Frame 1 (no input): blank canvas, image omitted
Frame 60 (no input): blank canvas, image omitted
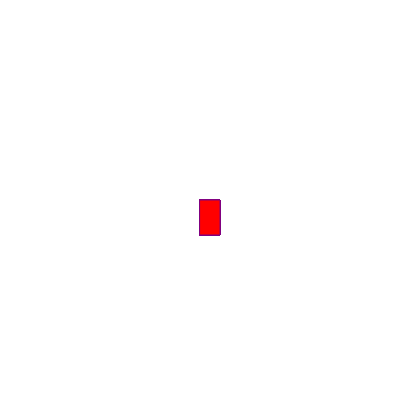
Frame 120 (the mouse pressed at the canvas centre since frame 60)

The p5.js sketch whose frames 1 and 60 were blank and that drew this single picture after the mouse press (run headless with seeded random() and noise() and a simulated clock; from frame 60 on, the mouse is pressed at the canvas centre):

// p5.js sketch
// ── sketch.js
function setup() {
  createCanvas(400, 400);
  background("white")
}

function draw() {
  stroke("purple");
  fill("red");
  
  
  if (mouseIsPressed) {
    rect(mouseX, mouseY, 20, 35);
  }
}
